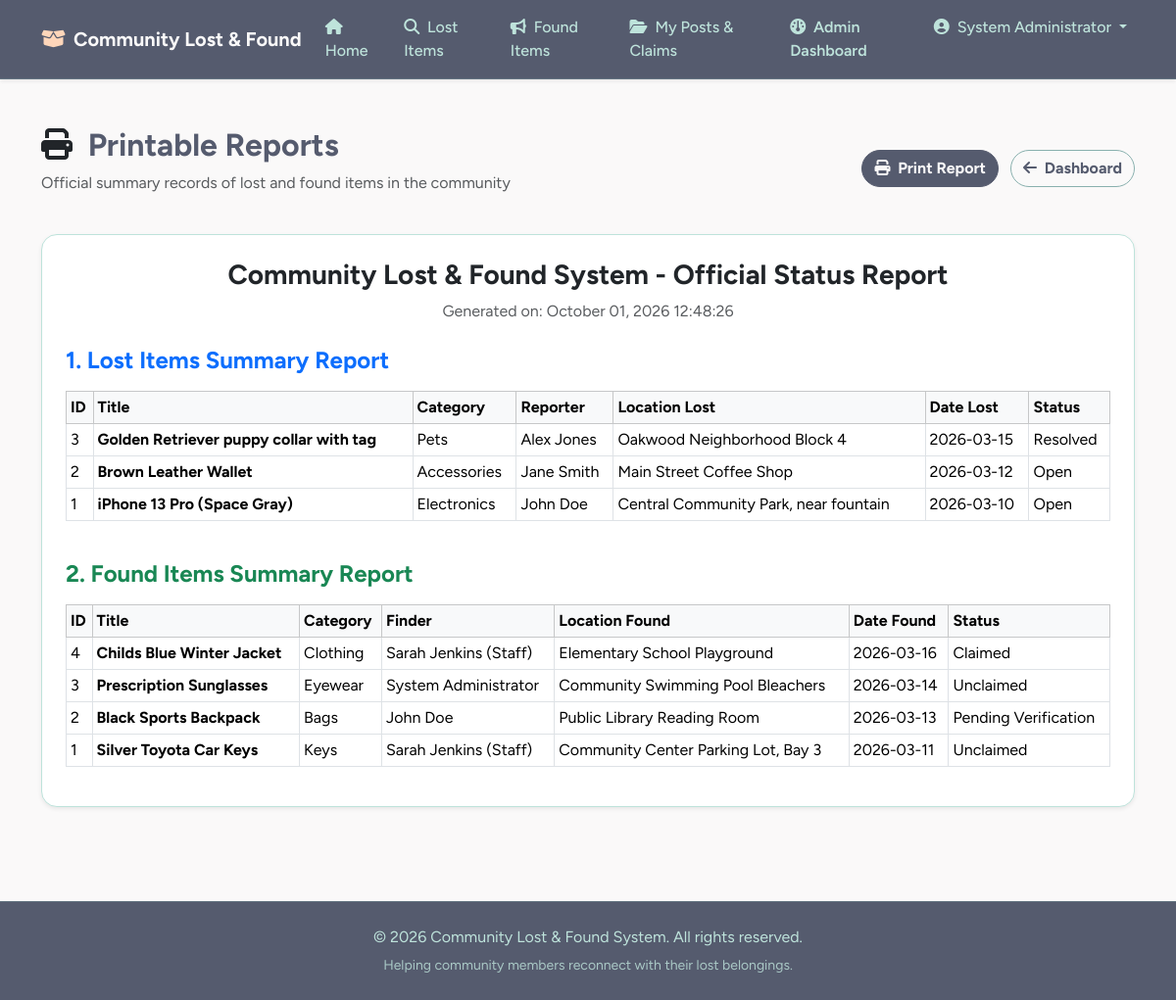
Screenshot of /admin/reports.php (signed in) with the database file from the repository.
### tables this page shows
CREATE TABLE `lost_items` (
  `id` INT AUTO_INCREMENT PRIMARY KEY,
  `user_id` INT NOT NULL,
  `title` VARCHAR(150) NOT NULL,
  `category` VARCHAR(50) NOT NULL,
  `description` TEXT NOT NULL,
  `location_lost` VARCHAR(150) NOT NULL,
  `date_lost` DATE NOT NULL,
  `image_path` VARCHAR(255) DEFAULT NULL,
  `status` ENUM('Open', 'Resolved', 'Closed') NOT NULL DEFAULT 'Open',
  `created_at` TIMESTAMP DEFAULT CURRENT_TIMESTAMP,
  CONSTRAINT `fk_lost_user` FOREIGN KEY (`user_id`) REFERENCES `users` (`id`) ON DELETE CASCADE
);

CREATE TABLE `users` (
  `id` INT AUTO_INCREMENT PRIMARY KEY,
  `username` VARCHAR(50) NOT NULL UNIQUE,
  `email` VARCHAR(100) NOT NULL UNIQUE,
  `password` VARCHAR(255) NOT NULL,
  `full_name` VARCHAR(100) NOT NULL,
  `phone` VARCHAR(20) DEFAULT NULL,
  `role` ENUM('admin', 'staff', 'member') NOT NULL DEFAULT 'member',
  `created_at` TIMESTAMP DEFAULT CURRENT_TIMESTAMP
);

CREATE TABLE `found_items` (
  `id` INT AUTO_INCREMENT PRIMARY KEY,
  `user_id` INT NOT NULL,
  `title` VARCHAR(150) NOT NULL,
  `category` VARCHAR(50) NOT NULL,
  `description` TEXT NOT NULL,
  `location_found` VARCHAR(150) NOT NULL,
  `date_found` DATE NOT NULL,
  `image_path` VARCHAR(255) DEFAULT NULL,
  `status` ENUM('Unclaimed', 'Pending Verification', 'Claimed') NOT NULL DEFAULT 'Unclaimed',
  `created_at` TIMESTAMP DEFAULT CURRENT_TIMESTAMP,
  CONSTRAINT `fk_found_user` FOREIGN KEY (`user_id`) REFERENCES `users` (`id`) ON DELETE CASCADE
);

### admin/reports.php (the view, shortened to what this page needs)
<?php
require_once '../db.php';
$lostItems = $pdo->query("SELECT l.*, u.full_name FROM lost_items l JOIN users u ON l.user_id = u.id ORDER BY l.created_at DESC")->fetchAll();
$foundItems = $pdo->query("SELECT f.*, u.full_name FROM found_items f JOIN users u ON f.user_id = u.id ORDER BY f.created_at DESC")->fetchAll();
include '../header.php';
?>
<div class="container my-5">
    <div class="d-flex justify-content-between align-items-center mb-4">
        <div>
            <h2 class="fw-bold"><i class="fa-solid fa-print text-dark me-2"></i> Printable Reports</h2>
            <p class="text-muted">Official summary records of lost and found items in the community</p>
        </div>
        <div>
            <button onclick="window.print();" class="btn btn-dark fw-bold me-2"><i class="fa-solid fa-print me-1"></i> Print Report</button>
            <a href="dashboard.php" class="btn btn-outline-secondary fw-bold"><i class="fa-solid fa-arrow-left me-1"></i> Dashboard</a>
        </div>
    </div>
    <div class="card shadow-sm p-4 mb-4">
        <div class="text-center mb-4">
            <h3 class="fw-bold">Community Lost & Found System - Official Status Report</h3>
            <p class="text-muted mb-0">Generated on: <?php echo date('F d, Y H:i:s'); ?></p>
        </div>
        <h4 class="fw-bold text-primary mb-3">1. Lost Items Summary Report</h4>
        <div class="table-responsive mb-4">
            <table class="table table-bordered table-sm align-middle">
                <thead class="table-light">
                    <tr>
                        <th>ID</th>
                        <th>Title</th>
                        <th>Category</th>
                        <th>Reporter</th>
                        <th>Location Lost</th>
                        <th>Date Lost</th>
                        <th>Status</th>
                    </tr>
                </thead>
                <tbody>
                    <?php foreach ($lostItems as $item): ?>
                        <tr>
                            <td><?php echo $item['id']; ?></td>
                            <td class="fw-bold"><?php echo htmlspecialchars($item['title']); ?></td>
                            <td><?php echo htmlspecialchars($item['category']); ?></td>
                            <td><?php echo htmlspecialchars($item['full_name']); ?></td>
                            <td><?php echo htmlspecialchars($item['location_lost']); ?></td>
                            <td><?php echo $item['date_lost']; ?></td>
                            <td><?php echo $item['status']; ?></td>
                        </tr>
                    <?php endforeach; ?>
                </tbody>
            </table>
        </div>
        <h4 class="fw-bold text-success mb-3">2. Found Items Summary Report</h4>
        <div class="table-responsive">
            <table class="table table-bordered table-sm align-middle">
                <thead class="table-light">
                    <tr>
                        <th>ID</th>
                        <th>Title</th>
                        <th>Category</th>
                        <th>Finder</th>
                        <th>Location Found</th>
                        <th>Date Found</th>
                        <th>Status</th>
                    </tr>
                </thead>
                <tbody>
                    <?php foreach ($foundItems as $item): ?>
                        <tr>
                            <td><?php echo $item['id']; ?></td>
                            <td class="fw-bold"><?php echo htmlspecialchars($item['title']); ?></td>
                            <td><?php echo htmlspecialchars($item['category']); ?></td>
                            <td><?php echo htmlspecialchars($item['full_name']); ?></td>
                            <td><?php echo htmlspecialchars($item['location_found']); ?></td>
                            <td><?php echo $item['date_found']; ?></td>
                            <td><?php echo $item['status']; ?></td>
                        </tr>
                    <?php endforeach; ?>
                </tbody>
            </table>
        </div>
    </div>
</div>
<?php include '../footer.php'; ?>

### header.php (style rules this page uses)
:root { --blue-slate: #555b6eff; --muted-teal: #89b0aeff; --frozen-water: #bee3dbff; --bright-snow: #faf9f9ff; --peach-fuzz: #ffd6baff; --ink: #3b3f4d; }
body { background-color: var(--bright-snow); color: var(--blue-slate); font-family: 'Figtree', system-ui, -apple-system, 'Segoe UI', sans-serif; display: flex; flex-direction: column; min-height: 100vh; }
.btn-outline-secondary, .btn-outline-success { border-color: var(--muted-teal); color: var(--blue-slate); font-weight: 600; border-radius: 999px; }
.btn-dark { background-color: var(--blue-slate); border-color: var(--blue-slate); color: var(--bright-snow); border-radius: 999px; font-weight: 600; }
.card { border: 1px solid var(--frozen-water); border-radius: 16px; background-color: #ffffff; box-shadow: 0 4px 20px rgba(85, 91, 110, 0.04); transition: transform 0.2s ease, box-shadow 0.2s ease; }
.table { color: var(--blue-slate); }
.table-light { background-color: var(--frozen-water) !important; color: var(--ink); }
.table>:not(caption)>*>* { border-bottom-color: var(--frozen-water); }

### rows the page displays
lost_items: id "3", title "Golden Retriever puppy collar with tag", category "Pets", user.full_name "Alex Jones", location_lost "Oakwood Neighborhood Block 4", date_lost "2026-03-15", status "Resolved"
lost_items: id "2", title "Brown Leather Wallet", category "Accessories", user.full_name "Jane Smith", location_lost "Main Street Coffee Shop", date_lost "2026-03-12", status "Open"
lost_items: id "1", title "iPhone 13 Pro (Space Gray)", category "Electronics", user.full_name "John Doe", location_lost "Central Community Park, near fountain", date_lost "2026-03-10", status "Open"
found_items: id "4", title "Childs Blue Winter Jacket", category "Clothing", user.full_name "Sarah Jenkins (Staff)", location_found "Elementary School Playground", date_found "2026-03-16", status "Claimed"
found_items: id "3", title "Prescription Sunglasses", category "Eyewear", user.full_name "System Administrator", location_found "Community Swimming Pool Bleachers", date_found "2026-03-14", status "Unclaimed"
found_items: id "2", title "Black Sports Backpack", category "Bags", user.full_name "John Doe", location_found "Public Library Reading Room", date_found "2026-03-13", status "Pending Verification"
found_items: id "1", title "Silver Toyota Car Keys", category "Keys", user.full_name "Sarah Jenkins (Staff)", location_found "Community Center Parking Lot, Bay 3", date_found "2026-03-11", status "Unclaimed"

### other values shown
$_SESSION['full_name'] "System Administrator"
